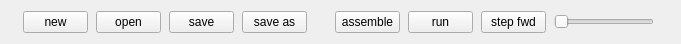
   <widget class="QWidget" name="gridLayoutWidget">
    <property name="geometry">
     <rect>
      <x>0</x>
      <y>0</y>
      <width>681</width>
      <height>41</height>
     </rect>
    </property>
    <layout class="QGridLayout" name="gridLayout">
     <item row="0" column="4">
      <widget class="QPushButton" name="save_as_btn">
       <property name="maximumSize">
        <size>
         <width>65</width>
         <height>16777215</height>
        </size>
       </property>
       <property name="text">
        <string>save as</string>
       </property>
      </widget>
     </item>
     <item row="0" column="10">
      <spacer name="horizontalSpacer_5">
       <property name="orientation">
        <enum>Qt::Horizontal</enum>
       </property>
       <property name="sizeType">
        <enum>QSizePolicy::Minimum</enum>
       </property>
       <property name="sizeHint" stdset="0">
        <size>
         <width>10</width>
         <height>20</height>
        </size>
       </property>
      </spacer>
     </item>
     <item row="0" column="9">
      <widget class="QSlider" name="speed_bar">
       <property name="sizePolicy">
        <sizepolicy hsizetype="Minimum" vsizetype="Fixed">
         <horstretch>0</horstretch>
         <verstretch>0</verstretch>
        </sizepolicy>
       </property>
       <property name="minimumSize">
        <size>
         <width>100</width>
         <height>0</height>
        </size>
       </property>
       <property name="maximumSize">
        <size>
         <width>100</width>
         <height>16777215</height>
        </size>
       </property>
       <property name="orientation">
        <enum>Qt::Horizontal</enum>
       </property>
       <property name="tickPosition">
        <enum>QSlider::NoTicks</enum>
       </property>
      </widget>
     </item>
     <item row="0" column="6">
      <widget class="QPushButton" name="assemble_btn">
       <property name="maximumSize">
        <size>
         <width>65</width>
         <height>16777215</height>
        </size>
       </property>
       <property name="text">
        <string>assemble</string>
       </property>
       <property name="checkable">
        <bool>false</bool>
       </property>
       <property name="flat">
        <bool>false</bool>
       </property>
      </widget>
     </item>
     <item row="0" column="7">
      <widget class="QPushButton" name="run_btn">
       <property name="maximumSize">
        <size>
         <width>65</width>
         <height>16777215</height>
        </size>
       </property>
       <property name="text">
        <string>run</string>
       </property>
      </widget>
     </item>
     <item row="0" column="2">
      <widget class="QPushButton" name="open_btn">
       <property name="maximumSize">
        <size>
         <width>65</width>
         <height>16777215</height>
        </size>
       </property>
       <property name="text">
        <string>open</string>
       </property>
      </widget>
     </item>
     <item row="0" column="5">
      <spacer name="horizontalSpacer_4">
       <property name="orientation">
        <enum>Qt::Horizontal</enum>
       </property>
       <property name="sizeType">
        <enum>QSizePolicy::Minimum</enum>
       </property>
       <property name="sizeHint" stdset="0">
        <size>
         <width>20</width>
         <height>20</height>
        </size>
       </property>
      </spacer>
     </item>
     <item row="0" column="3">
      <widget class="QPushButton" name="save_btn">
       <property name="maximumSize">
        <size>
         <width>65</width>
         <height>16777215</height>
        </size>
       </property>
       <property name="text">
        <string>save</string>
       </property>
      </widget>
     </item>
     <item row="0" column="1">
      <widget class="QPushButton" name="new_btn">
       <property name="maximumSize">
        <size>
         <width>65</width>
         <height>16777215</height>
        </size>
       </property>
       <property name="text">
        <string>new</string>
       </property>
      </widget>
     </item>
     <item row="0" column="8">
      <widget class="QPushButton" name="step_fwd_btn">
       <property name="maximumSize">
        <size>
         <width>65</width>
         <height>16777215</height>
        </size>
       </property>
       <property name="text">
        <string>step fwd</string>
       </property>
      </widget>
     </item>
     <item row="0" column="0">
      <spacer name="horizontalSpacer_6">
       <property name="orientation">
        <enum>Qt::Horizontal</enum>
       </property>
       <property name="sizeType">
        <enum>QSizePolicy::Minimum</enum>
       </property>
       <property name="sizeHint" stdset="0">
        <size>
         <width>10</width>
         <height>20</height>
        </size>
       </property>
      </spacer>
     </item>
    </layout>
   </widget>
